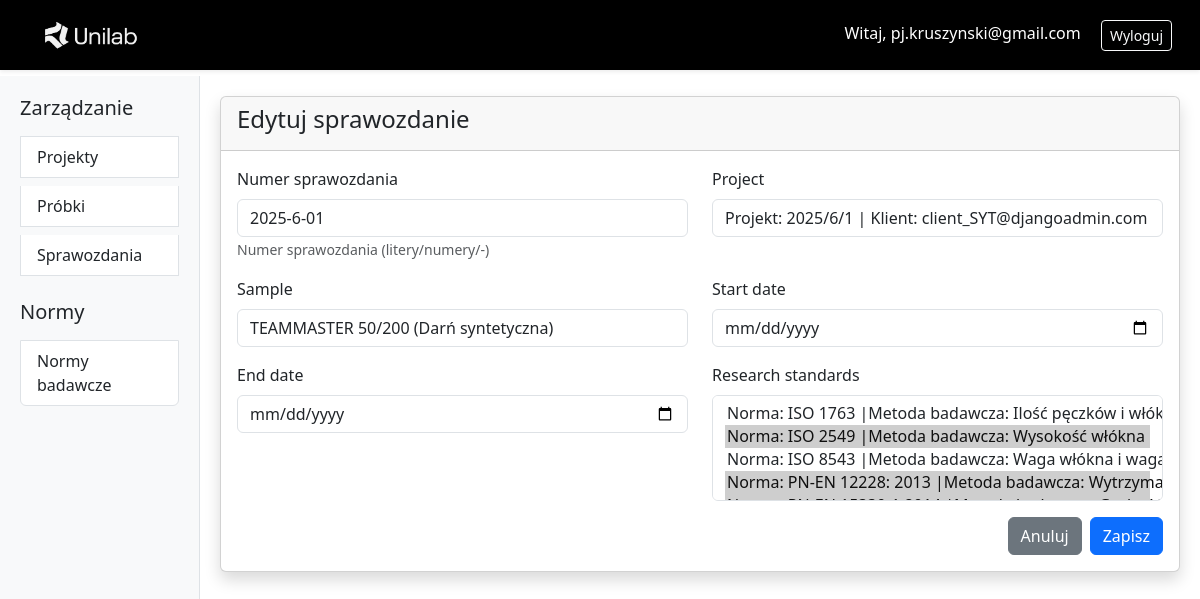
/reports/2025-6-01/edit/ (signed in), run on an earlier commit of the app's database.
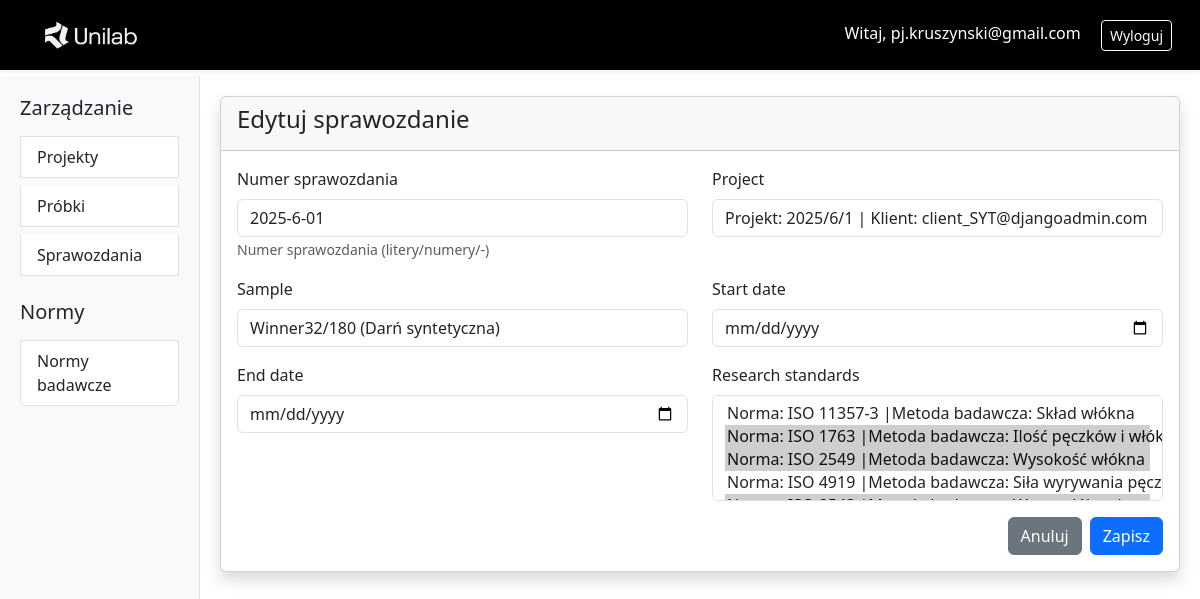
And on a later commit of the database.
### projects/models.py (models this page shows, shortened)
class Report(models.Model):
    code_name = models.CharField("Numer sprawozdania", max_length=16, unique=True, validators=[validate_code_name], help_text="Numer sprawozdania (litery/numery/-)")
    project = models.ForeignKey(Project, on_delete=models.CASCADE)
    sample = models.OneToOneField(Sample, on_delete=models.SET_NULL, null=True, blank=True, related_name='report') # sample.report
    research_standards = models.ManyToManyField(ResearchStandard,through='ReportResearchStandard',related_name='reports') # a bez related_name byłoby report_set_all
    start_date = models.DateField(null=True, blank=True)
    end_date = models.DateField(null=True, blank=True)
    approved_by = models.ForeignKey(
        User,
        on_delete=models.SET_NULL,
        null=True,
        blank=True,
        limit_choices_to={'groups__name': "Lab_member"},
        verbose_name="Akceptacja wyników:"
    )
    class Meta:
        verbose_name = _("Sprawozdanie")
        verbose_name_plural = _("Sprawozdania")
        ordering = ['-start_date']

### projects/views.py (the view, shortened to what this page needs)
class ReportUpdateView(PermissionRequiredMixin, LoginRequiredMixin, UpdateView):
    model = Report
    form_class = ReportForm
    template_name = 'report_form.html'
    success_url = reverse_lazy('report_list')
    permission_required = 'projects.update_report'
    slug_field = 'code_name'
    slug_url_kwarg = 'code_name'
    def get_form_kwargs(self):
        kwargs = super().get_form_kwargs()
        kwargs['user'] = self.request.user
        return kwargs

### projects/forms.py
class ReportForm(forms.ModelForm):
    class Meta:
        model = Report
        fields = ['code_name', 'project', 'sample', 'start_date', 'end_date', 'research_standards']
        widgets = {
            'start_date': forms.DateInput(attrs={'type': 'date'}),
            'end_date': forms.DateInput(attrs={'type': 'date'}),
        }
    def __init__(self, *args, **kwargs):
        user = kwargs.pop('user')
        super().__init__(*args, **kwargs)
        self.fields['project'].queryset = Project.objects.all()
        self.fields['sample'].queryset = Sample.objects.filter(
            Q(report__isnull=True) | Q(report__id=self.instance.pk)
        )

### projects/models.py (called while the page is built)
    def __str__(self):
        return f"Projekt: {self.name} | Klient: {self.client.email} | Status: {self.status}"

    def __str__(self):
        material = self.get_material_type_display() # metoda get_FIELDNAME_display()
        return f"{self.name} ({material if material != 'Unselected' else 'Materiał nie został wybrany'})"

    def __str__(self):
        return f"Norma: {self.name} |Metoda badawcza: {self.method}"

### projects/templates/report_form.html (shortened to what this page needs)
{% extends "base.html" %}
{% load widget_tweaks %}
{% block content %}
<div class="card shadow">
  <div class="card-header">
    <h4>{% if object %}Edytuj sprawozdanie{% else %}Nowe sprawozdanie{% endif %}</h4>
  </div>
  <div class="card-body">
    <form method="post">
      <div class="row">
        {% for field in form %}
          <div class="col-md-6 mb-3">
            <label class="form-label">{{ field.label }}</label>
            {% render_field field class="form-control" %}
            {% if field.help_text %}<small class="form-text text-muted">{{ field.help_text }}</small>{% endif %}
          </div>
        {% endfor %}
      </div>
      <div class="d-flex justify-content-end">
        <a href="{% url 'report_list' %}" class="btn btn-secondary">Anuluj</a>
        <button type="submit" class="btn btn-primary ms-2">Zapisz</button>
      </div>
    </form>
  </div>
</div>
{% endblock %}

What changed in the data, as far as the page shows it:
changed Report: sample "TEAMMASTER 50/200 (Darń syntetyczna)" → "Winner32/180 (Darń syntetyczna)"
Also different on the page:
form field research_standards: "Norma: ISO 1763 |Metoda badawcza: Ilość pęczków i włókien / Norma: ISO 2549 |Metoda badawcza: Wysokość włókna ☑ / Norma: ISO 8543 |Metoda badawcza: Waga włókna i waga całkowita / Norma: PN-EN 12228: 2013 |Metoda badawcza: Wytrzymałość łączenia klejonego ☑" → "Norma: ISO 11357-3 |Metoda badawcza: Skład włókna / Norma: ISO 1763 |Metoda badawcza: Ilość pęczków i włókien ☑ / Norma: ISO 2549 |Metoda badawcza: Wysokość włókna ☑ / Norma: ISO 4919 |Metoda badawcza: Siła wyrywania pęczka przed i po starzeniu"
